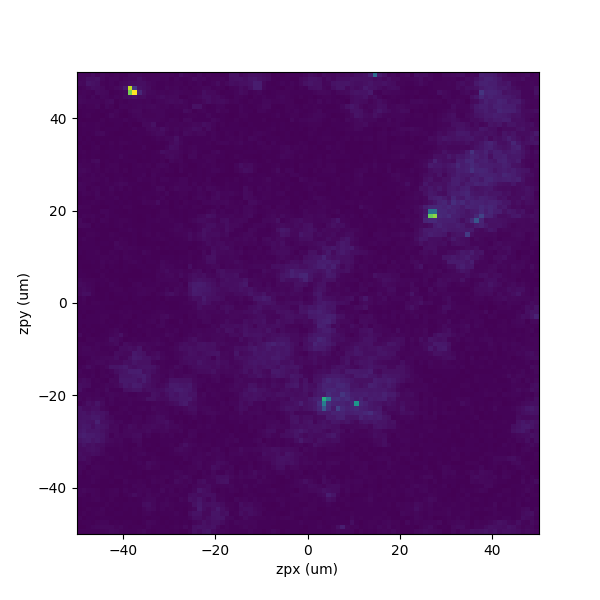
#> input picture s26_scan_files/figure160.png, 600 x 600 px, found by its file name
$ python gpt4o_mini_task3_trial2.py
#> lines starting #> are read from the running program, lines starting #| are printed output that depends on the picture
# filename: find_best_location.py
import cv2
import numpy as np
import matplotlib.pyplot as plt

# Load images
diffraction_image_path = 'C:/Users/kvriz/Desktop/SDL-Agents/figure160.png'
fluorescence_image_path = 'C:/Users/kvriz/Desktop/SDL-Agents/scan160_xrf.png'

# Read images
diffraction_image = cv2.imread(diffraction_image_path, cv2.IMREAD_GRAYSCALE)
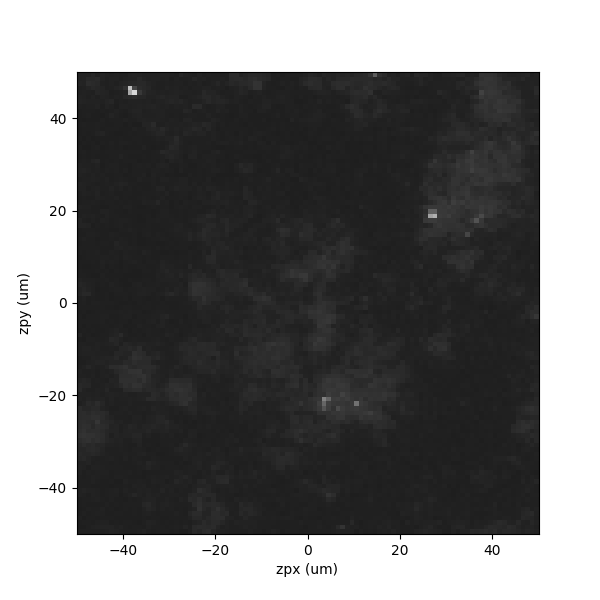
#> diffraction_image: shape (600, 600); min 0, max 255, mean 123.4
fluorescence_image = cv2.imread(fluorescence_image_path, cv2.IMREAD_GRAYSCALE)
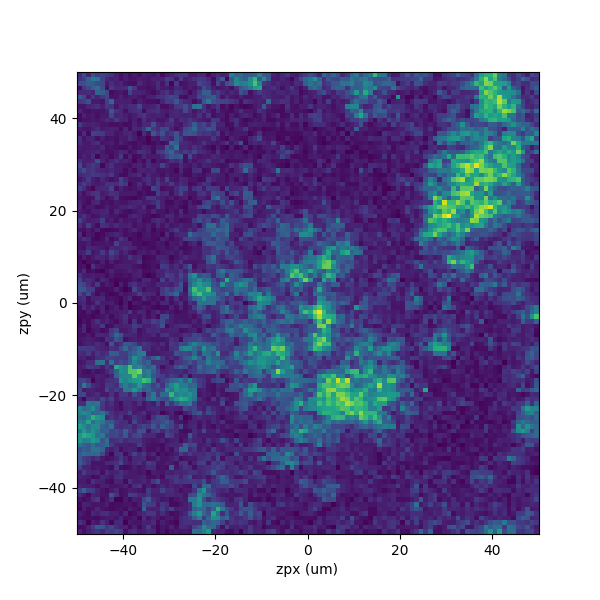
#> input picture s26_scan_files/scan160_xrf.png, 600 x 600 px, found by its file name
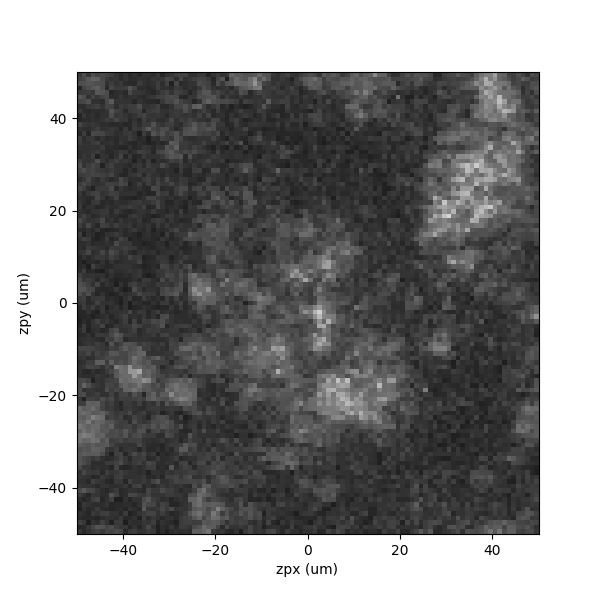
#> fluorescence_image: shape (600, 600); min 0, max 255, mean 141.6

# Find the brightest spot in the diffraction image
min_val, max_val, min_loc, max_loc = cv2.minMaxLoc(diffraction_image)
#> min_val = 0; max_val = 255; min_loc = (77, 72); max_loc = (0, 0)

# Check if the brightest spot is isolated in the fluorescence image
x, y = max_loc
#> x = 0; y = 0
is_isolated = True  # Placeholder for isolation check

# Define a region around the brightest spot to check for isolation
check_radius = 5
for i in range(-check_radius, check_radius + 1):
    for j in range(-check_radius, check_radius + 1):
        if (0 <= x + i < fluorescence_image.shape[1]) and (0 <= y + j < fluorescence_image.shape[0]):
            if fluorescence_image[y + j, x + i] > 0:  # Assuming non-zero indicates presence of other particles
                is_isolated = False
                break
    if not is_isolated:
        break

# Output results
if is_isolated:
    print(f"Best location found at coordinates: {max_loc}")
    # Move the beam to this location (you would replace this with your actual move command)
    # Example: mov(zpx, max_loc[0])
    # Example: mov(zpy, max_loc[1])
else:
    print("No isolated particle found at the brightest spot.")

# Optionally display the images
plt.subplot(1, 2, 1)
plt.title('Nano-Diffraction Image')
plt.imshow(diffraction_image, cmap='gray')
plt.scatter(max_loc[0], max_loc[1], color='red')  # Mark the brightest spot
plt.subplot(1, 2, 2)
plt.title('Nano-Fluorescence Image')
plt.imshow(fluorescence_image, cmap='gray')
plt.show()
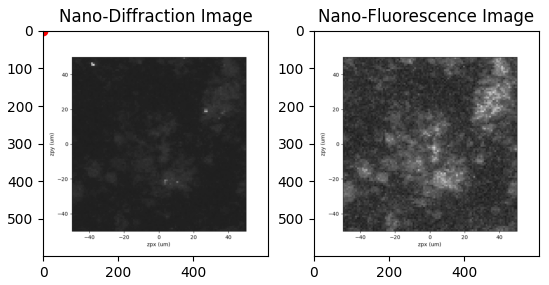
#> figure drawn by matplotlib, 2 panels
